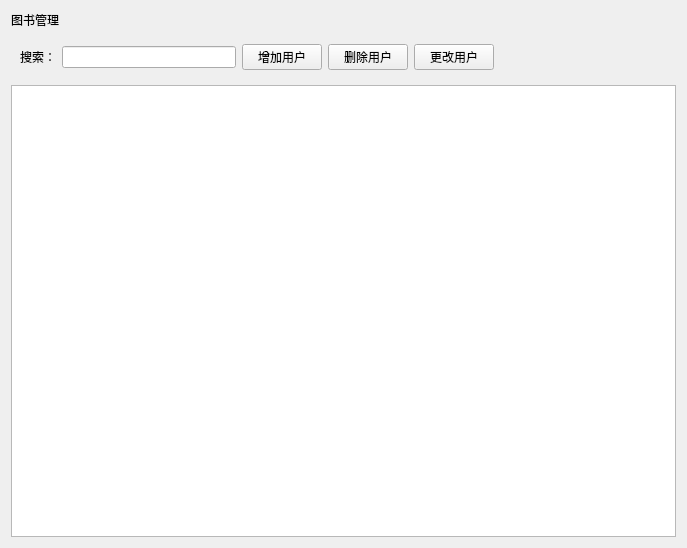
<?xml version="1.0" encoding="UTF-8"?>
<ui version="4.0">
 <class>Book_manage</class>
 <widget class="QWidget" name="Book_manage">
  <property name="geometry">
   <rect>
    <x>0</x>
    <y>0</y>
    <width>687</width>
    <height>548</height>
   </rect>
  </property>
  <property name="windowTitle">
   <string>Book_manage</string>
  </property>
  <layout class="QGridLayout" name="gridLayout_2">
   <item row="0" column="0">
    <widget class="QLabel" name="label_2">
     <property name="text">
      <string>图书管理</string>
     </property>
    </widget>
   </item>
   <item row="1" column="0">
    <widget class="QWidget" name="widget" native="true">
     <layout class="QGridLayout" name="gridLayout">
      <item row="0" column="0">
       <widget class="QLabel" name="label">
        <property name="text">
         <string>搜索：</string>
        </property>
        <property name="alignment">
         <set>Qt::AlignRight|Qt::AlignTrailing|Qt::AlignVCenter</set>
        </property>
       </widget>
      </item>
      <item row="0" column="1">
       <widget class="QLineEdit" name="lineEdit"/>
      </item>
      <item row="0" column="2">
       <widget class="QPushButton" name="pushButton">
        <property name="text">
         <string>增加用户</string>
        </property>
       </widget>
      </item>
      <item row="0" column="3">
       <widget class="QPushButton" name="pushButton_2">
        <property name="text">
         <string>删除用户</string>
        </property>
       </widget>
      </item>
      <item row="0" column="4">
       <widget class="QPushButton" name="pushButton_3">
        <property name="text">
         <string>更改用户</string>
        </property>
       </widget>
      </item>
      <item row="0" column="5">
       <spacer name="horizontalSpacer">
        <property name="orientation">
         <enum>Qt::Horizontal</enum>
        </property>
        <property name="sizeHint" stdset="0">
         <size>
          <width>40</width>
          <height>20</height>
         </size>
        </property>
       </spacer>
      </item>
     </layout>
    </widget>
   </item>
   <item row="2" column="0">
    <widget class="QTableView" name="tableView"/>
   </item>
  </layout>
 </widget>
 <resources/>
 <connections/>
</ui>
